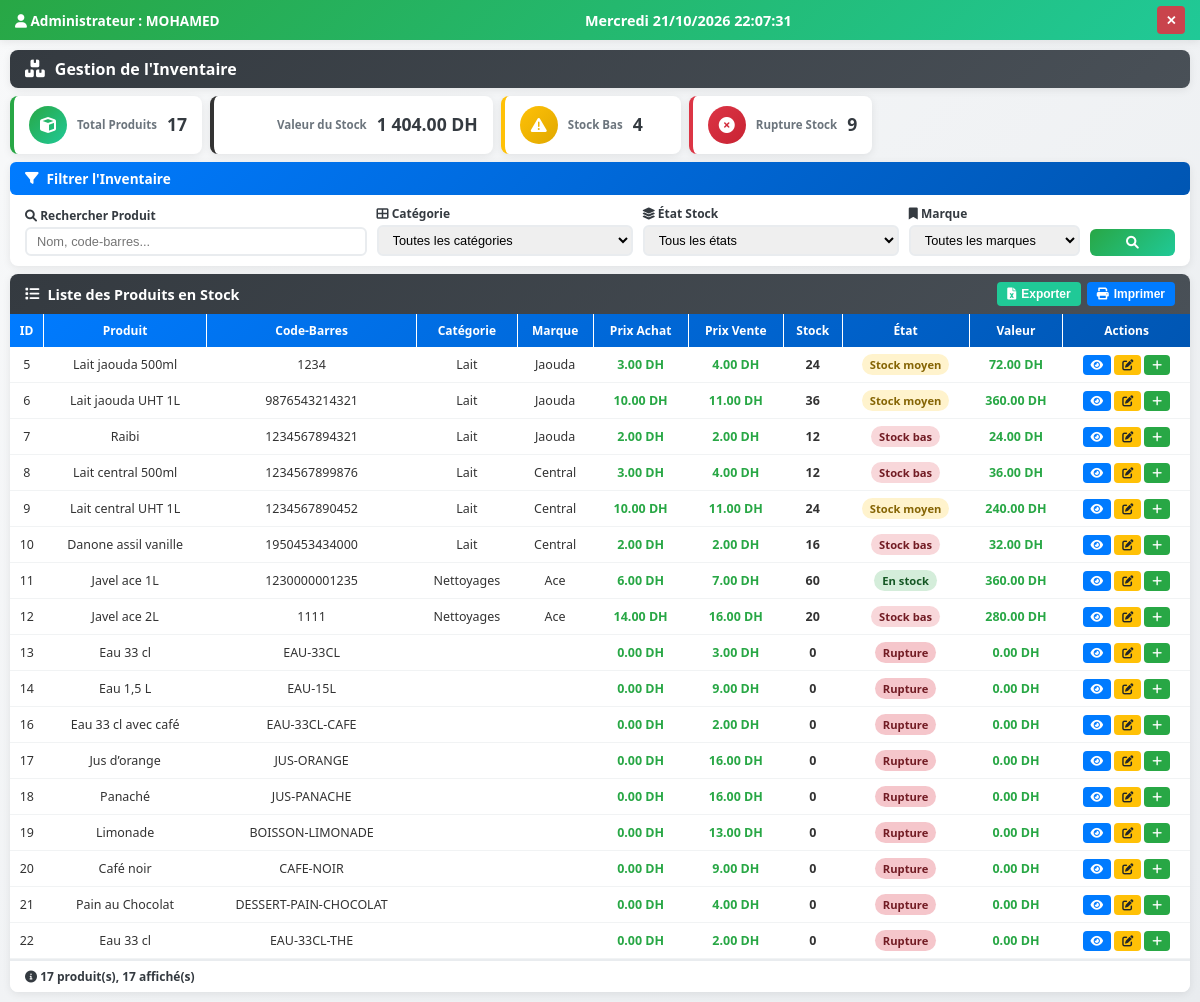
Page /php/stock.php (signed in) on the committed database.
### tables this page shows
CREATE TABLE `products` (
  `id` int(11) NOT NULL,
  `name` varchar(100) NOT NULL,
  `image` varchar(255) DEFAULT NULL,
  `selling_price` int(11) NOT NULL,
  `purchase_price` int(11) NOT NULL,
  `stock_quantity` int(11) NOT NULL,
  `barcode` varchar(50) NOT NULL,
  `brand_id` int(11) DEFAULT NULL
);

CREATE TABLE `categories` (
  `id` int(11) NOT NULL,
  `name` varchar(100) NOT NULL,
  `image` varchar(255) DEFAULT NULL
);

CREATE TABLE `brands` (
  `id` int(11) NOT NULL,
  `name` varchar(100) NOT NULL,
  `image` varchar(255) DEFAULT NULL,
  `category_id` int(11) DEFAULT NULL
);

### php/stock.php (the view, shortened to what this page needs)
<?php
require_once('db_connection.php');
$currencySymbol=$pdo->query("SELECT COALESCE((SELECT setting_value FROM app_settings WHERE setting_key='currency_symbol'),'DH')")->fetchColumn();
$search = trim($_GET['search'] ?? '');
$params = [];
$sql = 'SELECT p.*, b.name AS brand_name, c.name AS category_name FROM products p LEFT JOIN brands b ON b.id = p.brand_id LEFT JOIN categories c ON c.id = b.category_id';
$sql .= ' ORDER BY p.id';
$stmt = $pdo->prepare($sql);
$stmt->execute($params);
$products = $stmt->fetchAll(PDO::FETCH_ASSOC);
$stats = $pdo->query('SELECT COUNT(*) AS total, COALESCE(SUM(stock_quantity * purchase_price), 0) AS value, SUM(stock_quantity BETWEEN 1 AND 20) AS low_stock, SUM(stock_quantity = 0) AS out_stock FROM products')->fetch(PDO::FETCH_ASSOC);
function stockState(int $quantity): array {
    if ($quantity === 0) return ['out', 'Rupture'];
    if ($quantity <= 20) return ['low', 'Stock bas'];
    if ($quantity <= 50) return ['medium', 'Stock moyen'];
    return ['high', 'En stock'];
}
?>
<!DOCTYPE html>
<html lang="fr" dir="ltr">
<head>
  <link href="https://cdnjs.cloudflare.com/ajax/libs/font-awesome/6.0.0/css/all.min.css" rel="stylesheet">
  <link rel="stylesheet" href="../css/global.css"><link rel="stylesheet" href="../css/stock.css">
</head>
<body>
  <header class="header">
    <div class="header-left"><span><i class="fas fa-user"></i> Administrateur : <?=strtoupper(htmlspecialchars($_SESSION['username'] ?? 'ADMIN'))?></span></div>
    <div class="header-center"><span id="current-time"></span></div>
    <div class="header-right"><button class="close-btn" onclick="location.href='menu.php'">✕</button></div>
  </header>
  <div class="container">
    <div class="page-title"><i class="fas fa-boxes"></i><h2>Gestion de l'Inventaire</h2></div>
    <div class="stats-section">
      <div class="stat-card stat-card-primary"><div class="stat-card-icon"><i class="fas fa-cube"></i></div><div class="stat-card-title">Total Produits</div><div class="stat-card-value"><?=$stats['total']?></div></div>
      <div class="stat-card stat-card-success"><div class="stat-card-icon"><i class="fas fa-money-bill-wave"></i></div><div class="stat-card-title">Valeur du Stock</div><div class="stat-card-value"><?=number_format($stats['value'], 2, '.', ' ')?> <?=htmlspecialchars($currencySymbol)?></div></div>
      <div class="stat-card stat-card-warning"><div class="stat-card-icon"><i class="fas fa-exclamation-triangle"></i></div><div class="stat-card-title">Stock Bas</div><div class="stat-card-value"><?=$stats['low_stock']?></div></div>
      <div class="stat-card stat-card-danger"><div class="stat-card-icon"><i class="fas fa-times-circle"></i></div><div class="stat-card-title">Rupture Stock</div><div class="stat-card-value"><?=$stats['out_stock']?></div></div>
    </div>
    <div class="filter-section">
      <div class="filter-header"><i class="fas fa-filter"></i><span>Filtrer l'Inventaire</span></div>
      <form class="filter-row" method="get">
        <div class="filter-group"><label><i class="fas fa-search"></i> Rechercher Produit</label><input type="text" name="search" id="search-input" placeholder="Nom, code-barres..." value="<?=htmlspecialchars($search)?>"></div>
        <div class="filter-group"><label><i class="fas fa-th-large"></i> Catégorie</label><select name="category" id="filter-category"><option value="">Toutes les catégories</option></select></div>
        <div class="filter-group"><label><i class="fas fa-layer-group"></i> État Stock</label><select name="status" id="filter-status"><option value="">Tous les états</option></select></div>
        <div class="filter-group"><label><i class="fas fa-bookmark"></i> Marque</label><select name="brand" id="filter-brand"><option value="">Toutes les marques</option></select></div>
        <div class="filter-group"><button class="filter-btn" type="submit"><i class="fas fa-search"></i></button></div>
      </form>
    </div>
    <div class="table-section">
      <div class="table-header"><div class="table-title"><i class="fas fa-list"></i><span>Liste des Produits en Stock</span></div><div class="table-actions"><button type="button" class="table-action-btn btn-export" onclick="exportStock()"><i class="fas fa-file-excel"></i> Exporter</button><button type="button" class="table-action-btn btn-print" onclick="window.print()"><i class="fas fa-print"></i> Imprimer</button></div></div>
      <div class="table-container"><table id="stock-table">
        <thead><tr><th>ID</th><th>Produit</th><th>Code-Barres</th><th>Catégorie</th><th>Marque</th><th>Prix Achat</th><th>Prix Vente</th><th>Stock</th><th>État</th><th>Valeur</th><th>Actions</th></tr></thead>
        <tbody id="inventory-tbody">
          <?php foreach($products as $product): [$stateClass, $stateLabel] = stockState((int)$product['stock_quantity']); ?>
          <tr>
            <td><?=$product['id']?></td><td><?=htmlspecialchars($product['name'])?></td><td><?=htmlspecialchars($product['barcode'])?></td><td><?=htmlspecialchars($product['category_name'] ?? '')?></td><td><?=htmlspecialchars($product['brand_name'] ?? '')?></td>
            <td class="price-cell"><?=number_format($product['purchase_price'], 2)?> <?=htmlspecialchars($currencySymbol)?></td><td class="price-cell"><?=number_format($product['selling_price'], 2)?> <?=htmlspecialchars($currencySymbol)?></td><td><strong><?=$product['stock_quantity']?></strong></td><td><span class="stock-status status-<?=$stateClass?>"><?=$stateLabel?></span></td><td class="price-cell"><?=number_format($product['stock_quantity'] * $product['purchase_price'], 2)?> <?=htmlspecialchars($currencySymbol)?></td>
            <td><div class="action-btns"><button type="button" class="action-btn btn-view" data-info="<?=htmlspecialchars($product['name'].' — Stock: '.$product['stock_quantity'])?>"><i class="fas fa-eye"></i></button><button type="button" class="action-btn btn-edit" onclick="location.href='articles.php?edit=<?=$product['id']?>'"><i class="fas fa-edit"></i></button><button type="button" class="action-btn btn-restock" data-id="<?=$product['id']?>"><i class="fas fa-plus"></i></button></div></td>
          </tr>
          <?php endforeach; ?>
        </tbody>
      </table></div>
      <div class="pagination-section"><div class="pagination-info"><i class="fas fa-info-circle"></i> <?=$stats['total']?> produit(s), <?=$products ? count($products) : 0?> affiché(s)</div></div>
    </div>
  </div>
</body></html>

### css/global.css (style rules this page uses)
:root { --primary-color: #28a745; --secondary-color: #20c997; --warning-color: #ffc107; --danger-color: #dc3545; --info-color: #007bff; --dark-color: #343a40; --light-color: #f8f9fa; --white: #ffffff; --shadow: 0 2px 8px rgba(0,0,0,0.08); --shadow-hover: 0 4px 15px rgba(0,0,0,0.12); --border-radius: 6px; --transition: all 0.3s ease; }
* { margin: 0; padding: 0; box-sizing: border-box; }
body { font-family: 'Segoe UI', Tahoma, Geneva, Verdana, sans-serif; background: linear-gradient(135deg, #f8f9fa 0%, #e9ecef 100%); color: #333; height: 100vh; overflow: hidden; }
.header { background: linear-gradient(135deg, var(--primary-color) 0%, var(--secondary-color) 100%); padding: 6px 15px; box-shadow: var(--shadow); display: flex; justify-content: space-between; align-items: center; height: 40px; color: white; font-weight: 600; font-size: 0.85rem; }
.header-left { display: flex; align-items: center; gap: 15px; }
.header-center { font-size: 0.9rem; font-weight: bold; }
.header-right { display: flex; align-items: center; gap: 10px; }
.close-btn { background: rgba(220, 53, 69, 0.9); border: none; width: 28px; height: 28px; border-radius: 4px; color: white; font-weight: bold; cursor: pointer; transition: var(--transition); font-size: 0.8rem; }

### rows in the picture
products: id "5", name "Lait jaouda 500ml", barcode "1234", category.name "Lait", brand.name "Jaouda", purchase_price "3.00", currencySymbol "DH", selling_price "4.00", stock_quantity "24", stateLabel "Stock moyen", $product['stock_quantity'] * $product['purchase_price'] "72.00"
products: id "6", name "Lait jaouda UHT 1L", barcode "9876543214321", category.name "Lait", brand.name "Jaouda", purchase_price "10.00", currencySymbol "DH", selling_price "11.00", stock_quantity "36", stateLabel "Stock moyen", $product['stock_quantity'] * $product['purchase_price'] "360.00"
products: id "7", name "Raibi", barcode "1234567894321", category.name "Lait", brand.name "Jaouda", purchase_price "2.00", currencySymbol "DH", selling_price "2.00", stock_quantity "12", stateLabel "Stock bas", $product['stock_quantity'] * $product['purchase_price'] "24.00"
products: id "8", name "Lait central 500ml", barcode "1234567899876", category.name "Lait", brand.name "Central", purchase_price "3.00", currencySymbol "DH", selling_price "4.00", stock_quantity "12", stateLabel "Stock bas", $product['stock_quantity'] * $product['purchase_price'] "36.00"
products: id "9", name "Lait central UHT 1L", barcode "1234567890452", category.name "Lait", brand.name "Central", purchase_price "10.00", currencySymbol "DH", selling_price "11.00", stock_quantity "24", stateLabel "Stock moyen", $product['stock_quantity'] * $product['purchase_price'] "240.00"
products: id "10", name "Danone assil vanille", barcode "1950453434000", category.name "Lait", brand.name "Central", purchase_price "2.00", currencySymbol "DH", selling_price "2.00", stock_quantity "16", stateLabel "Stock bas", $product['stock_quantity'] * $product['purchase_price'] "32.00"
products: id "11", name "Javel ace 1L", barcode "1230000001235", category.name "Nettoyages", brand.name "Ace", purchase_price "6.00", currencySymbol "DH", selling_price "7.00", stock_quantity "60", stateLabel "En stock", $product['stock_quantity'] * $product['purchase_price'] "360.00"
products: id "12", name "Javel ace 2L", barcode "1111", category.name "Nettoyages", brand.name "Ace", purchase_price "14.00", currencySymbol "DH", selling_price "16.00", stock_quantity "20", stateLabel "Stock bas", $product['stock_quantity'] * $product['purchase_price'] "280.00"
products: id "13", name "Eau 33 cl", barcode "EAU-33CL", purchase_price "0.00", currencySymbol "DH", selling_price "3.00", stock_quantity "0", stateLabel "Rupture", $product['stock_quantity']*$product['purchase_price'] "0.00"
products: id "14", name "Eau 1,5 L", barcode "EAU-15L", purchase_price "0.00", currencySymbol "DH", selling_price "9.00", stock_quantity "0", stateLabel "Rupture", $product['stock_quantity']*$product['purchase_price'] "0.00"
products: id "16", name "Eau 33 cl avec café", barcode "EAU-33CL-CAFE", purchase_price "0.00", currencySymbol "DH", selling_price "2.00", stock_quantity "0", stateLabel "Rupture", $product['stock_quantity']*$product['purchase_price'] "0.00"
products: id "17", name "Jus d’orange", barcode "JUS-ORANGE", purchase_price "0.00", currencySymbol "DH", selling_price "16.00", stock_quantity "0", stateLabel "Rupture", $product['stock_quantity']*$product['purchase_price'] "0.00"
products: id "18", name "Panaché", barcode "JUS-PANACHE", purchase_price "0.00", currencySymbol "DH", selling_price "16.00", stock_quantity "0", stateLabel "Rupture", $product['stock_quantity']*$product['purchase_price'] "0.00"
products: id "19", name "Limonade", barcode "BOISSON-LIMONADE", purchase_price "0.00", currencySymbol "DH", selling_price "13.00", stock_quantity "0", stateLabel "Rupture", $product['stock_quantity']*$product['purchase_price'] "0.00"
products: id "20", name "Café noir", barcode "CAFE-NOIR", purchase_price "0.00", currencySymbol "DH", selling_price "9.00", stock_quantity "0", stateLabel "Rupture", $product['stock_quantity']*$product['purchase_price'] "0.00"
products: id "21", name "Pain au Chocolat", barcode "DESSERT-PAIN-CHOCOLAT", purchase_price "0.00", currencySymbol "DH", selling_price "4.00", stock_quantity "0", stateLabel "Rupture", $product['stock_quantity']*$product['purchase_price'] "0.00"
products: id "22", name "Eau 33 cl", barcode "EAU-33CL-THE", purchase_price "0.00", currencySymbol "DH", selling_price "2.00", stock_quantity "0", stateLabel "Rupture", $product['stock_quantity']*$product['purchase_price'] "0.00"

### other values in the picture
$_SESSION['username'] "MOHAMED"
$stats['total'] "17"
$stats['value'] "1 404.00"
$currencySymbol "DH"
$stats['low_stock'] "4"
$stats['out_stock'] "9"
count($products) "17"
